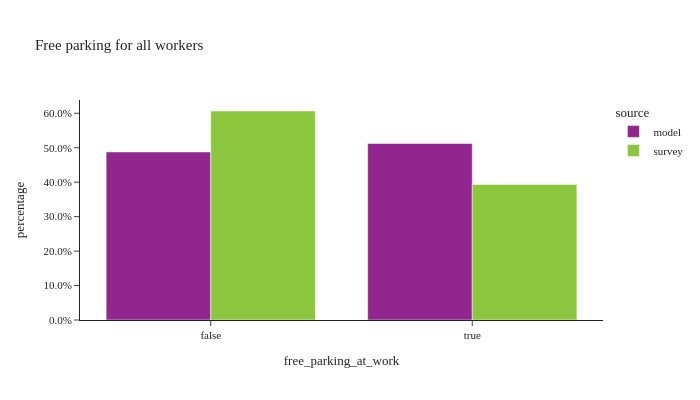

Notebook source saved alongside this figure:
### Markdown cell above
## free parking availability for workers

### Code cell
util.plot_share_barchart(workers, 'person_weight', 'free_parking_at_work', title="Free parking for all workers")

### Figure 1 — Plotly figure (JSON) as saved in the notebook; plotly's stock layout.template omitted (floating-point values rounded to 4 significant figures)
{"data": [{"alignmentgroup": "True", "customdata": [[775085], [814051]], "hovertemplate": "source=model<br>free_parking_at_work=%{x}<br>percentage=%{y}<br>sample_size=%{customdata[0]}<extra></extra>", "legendgroup": "model", "marker": {"color": "#91268F", "pattern": {"shape": ""}}, "name": "model", "offsetgroup": "model", "orientation": "v", "showlegend": true, "textposition": "auto", "type": "bar", "x": [false, true], "xaxis": "x", "y": [0.4877, 0.5123], "yaxis": "y"}, {"alignmentgroup": "True", "customdata": [[1963], [934]], "hovertemplate": "source=survey<br>free_parking_at_work=%{x}<br>percentage=%{y}<br>sample_size=%{customdata[0]}<extra></extra>", "legendgroup": "survey", "marker": {"color": "#8CC63E", "pattern": {"shape": ""}}, "name": "survey", "offsetgroup": "survey", "orientation": "v", "showlegend": true, "textposition": "auto", "type": "bar", "x": [false, true], "xaxis": "x", "y": [0.6066, 0.3934], "yaxis": "y"}], "layout": {"barmode": "group", "height": 400, "legend": {"title": {"text": "source"}, "tracegroupgap": 0}, "title": {"text": "Free parking for all workers"}, "width": 700, "xaxis": {"anchor": "y", "domain": [0.0, 1.0], "title": {"text": "free_parking_at_work"}}, "yaxis": {"anchor": "x", "domain": [0.0, 1.0], "tickformat": ".1%", "title": {"text": "percentage"}}}}
